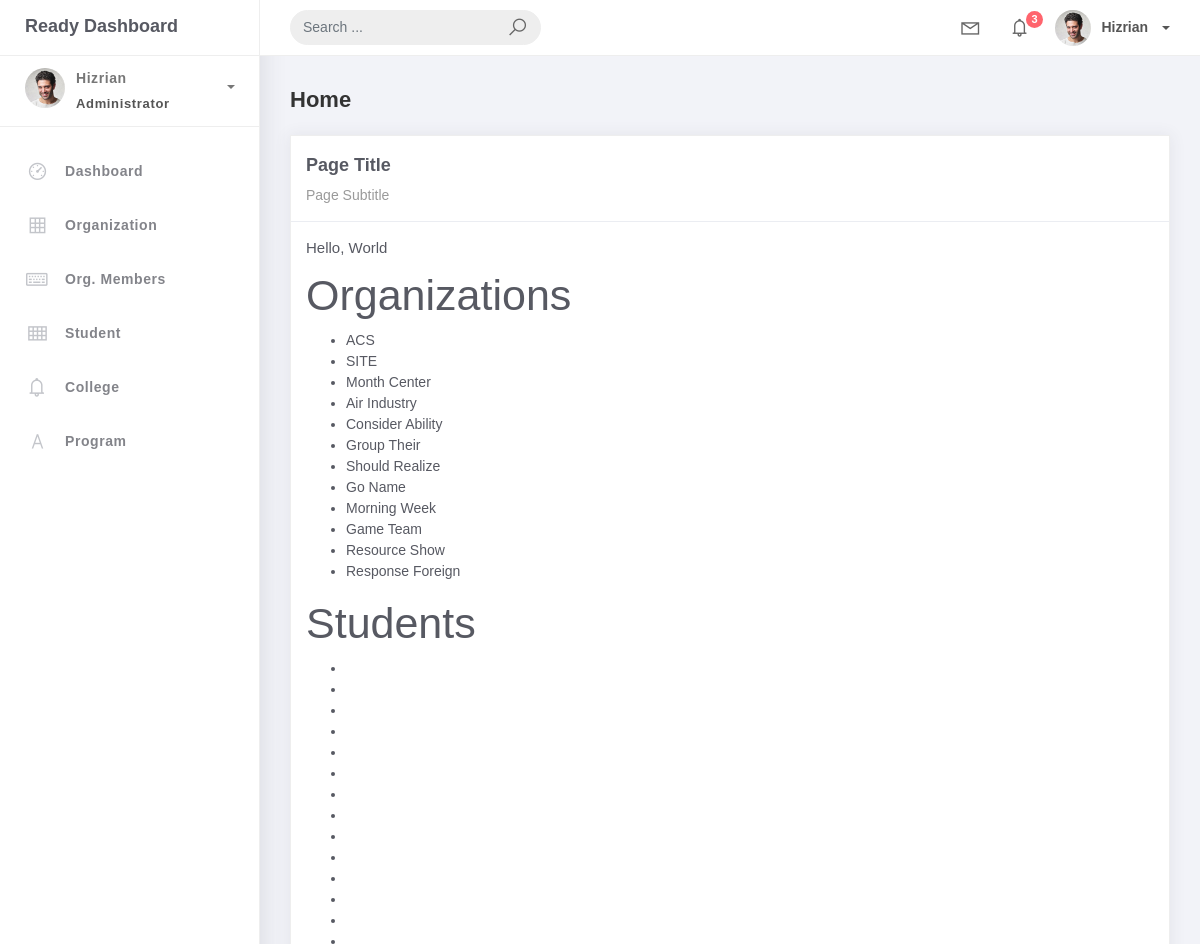
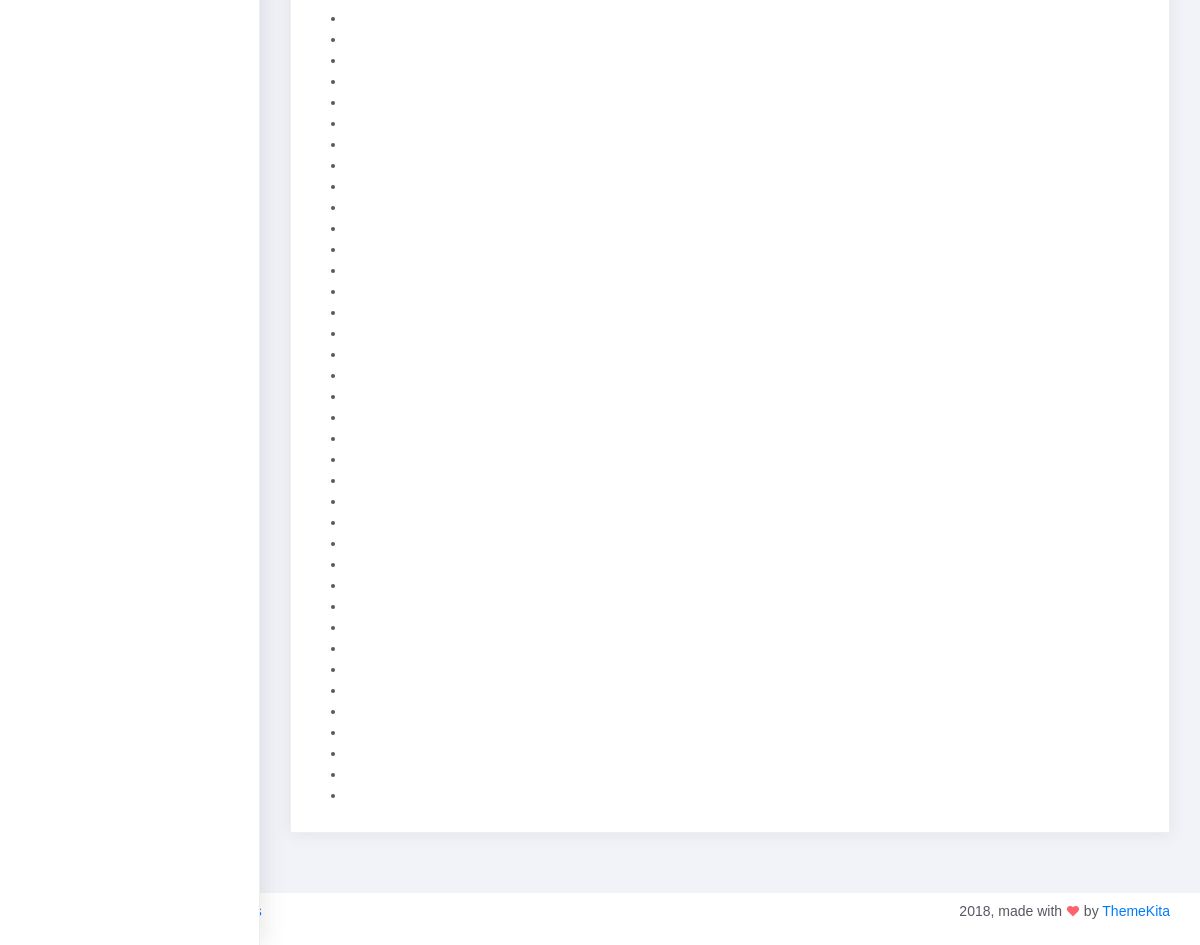
The page / on the database its author committed (2 pictures, top to bottom).
### studentorg/models.py (models this page shows, shortened)
class BaseModel(models.Model):
    created_at = models.DateTimeField(auto_now_add=True, db_index=True)
    updated_at = models.DateTimeField(auto_now=True)
    class Meta:
        abstract = True

class Organization(BaseModel):
    name = models.CharField(max_length=250)
    college = models.ForeignKey(College, null=True, blank=True, on_delete=models.CASCADE)
    description = models.CharField(max_length=500)

### studentorg/views.py (the view)
# urls.py: path('', HomePageView.as_view(), name='home'),
class HomePageView(TemplateView):
    template_name = "home.html"
    def get_context_data(self, **kwargs):
        context = super().get_context_data(**kwargs)
        context['organizations'] = Organization.objects.all()
        context['students'] = Student.objects.all()
        context['orgMember'] = OrgMember.objects.all()
        context['colleges'] = College.objects.all()
        context['programs'] = Program.objects.all()
        return context

### templates/home.html
{% extends 'base.html' %}
{% load static %}
{% block content %}
<div class="content">
    <div class="container-fluid">
        <h4 class="page-title">Home</h4>
        <div class="row">
            <div class="col-md-12">
                <div class="card">
                    <div class="card-header">
                        <div class="card-title">Page Title</div>
                        <div class="card-category">Page Subtitle</div>
                    </div>
                    <div class="card-body">
                        <p>Hello, World</p>
                        <h2>Organizations</h2>
                        <ul>
                          {% for org in organizations %}
                            <li>{{ org.name }}</li>
                          {% empty %}
                            <li>No organizations found.</li>
                          {% endfor %}
                        </ul>
                        <h2>Students</h2>
                        <ul>
                          {% for student in students %}
                            <li>{{ student.name }}</li>
                          {% empty %}
                            <li>No students found.</li>
                          {% endfor %}
                        </ul>
                    </div>
                </div>
            </div>
        </div>
    </div>
</div>
{% endblock %}

### rows shown on the page
Organization: name "ACS"
Organization: name "SITE"
Organization: name "Month Center"
Organization: name "Air Industry"
Organization: name "Consider Ability"
Organization: name "Group Their"
Organization: name "Should Realize"
Organization: name "Go Name"
Organization: name "Morning Week"
Organization: name "Game Team"
Organization: name "Resource Show"
Organization: name "Response Foreign"
